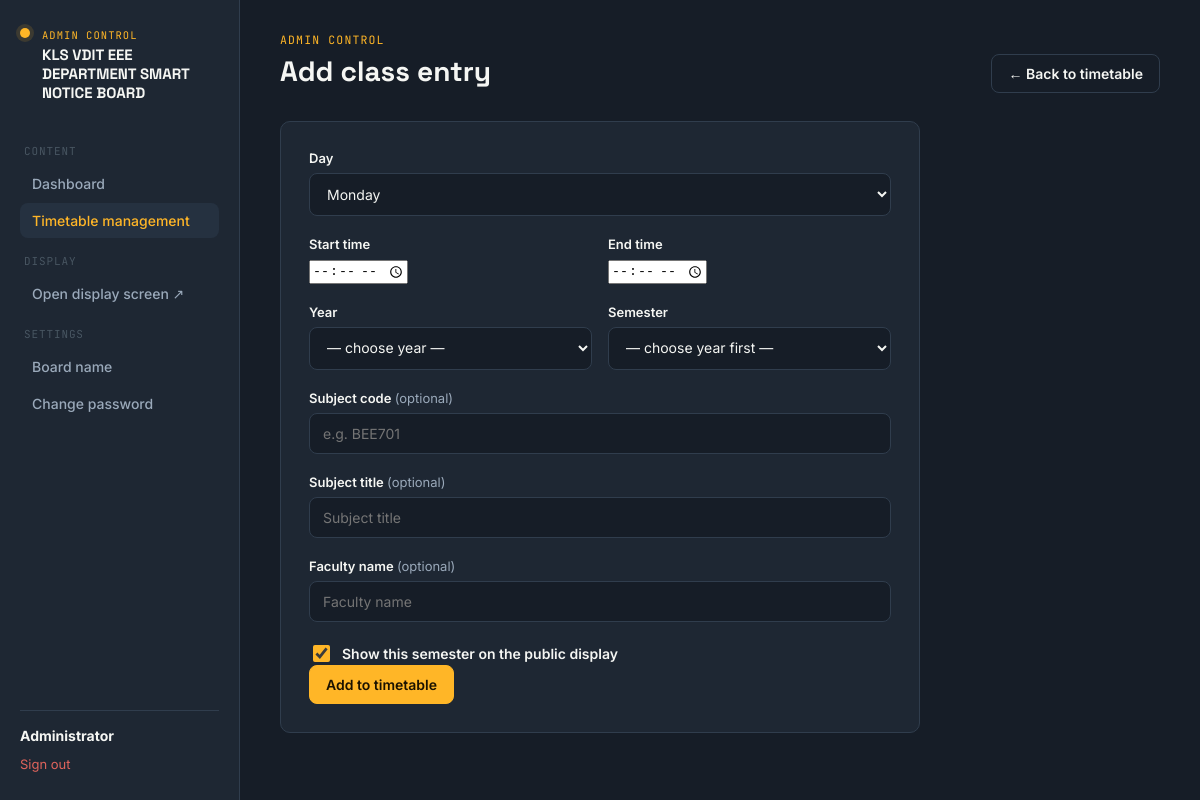
Screenshot of /timetable/add (signed in) with the database file from the repository.
### app.py (models this page shows, shortened)
class Settings(db.Model):
    id = db.Column(db.Integer, primary_key=True)
    board_title = db.Column(db.String(200), nullable=False, default=DEFAULT_BOARD_TITLE)

class User(UserMixin, db.Model):
    id = db.Column(db.Integer, primary_key=True)
    username = db.Column(db.String(64), unique=True, nullable=False)
    name = db.Column(db.String(128), nullable=False)
    password_hash = db.Column(db.String(255), nullable=False)
    role = db.Column(db.String(16), nullable=False, default="staff")  # admin | staff
    created_at = db.Column(db.DateTime, default=datetime.now)
    @property
    def is_admin(self):
        return self.role == "admin"

### app.py (the view, shortened to what this page needs)
@app.route("/timetable/add", methods=["GET", "POST"])
@login_required
@admin_required
def add_timetable():
    prefill_year = request.args.get("year", "").strip()
    prefill_semester = request.args.get("semester", "").strip()
    prefill_day = request.args.get("day", "").strip()
    prefill_start = request.args.get("start_time", "").strip()
    prefill_end = request.args.get("end_time", "").strip()
    return render_template("add_timetable.html", entry=None, weekdays=WEEKDAYS,
                           year_semester_map=YEAR_SEMESTER_MAP, years=TIMETABLE_YEARS,
                           prefill_year=prefill_year, prefill_semester=prefill_semester,
                           prefill_day=prefill_day, prefill_start=prefill_start, prefill_end=prefill_end)

### app.py (called while the page is built)
def get_settings():
    settings = Settings.query.first()
    if settings is None:
        settings = Settings(board_title=DEFAULT_BOARD_TITLE)
        db.session.add(settings)
        db.session.commit()
    return settings

@app.context_processor
def inject_settings():
    return {
        "site_settings": get_settings(),
        "asset_version": ASSET_VERSION,
        "ocr_available": PYTESSERACT_AVAILABLE and PYMUPDF_AVAILABLE,
    }

@login_manager.user_loader
def load_user(user_id):
    return User.query.get(int(user_id))

def admin_required(fn):
    @wraps(fn)
    def wrapper(*args, **kwargs):
        if not current_user.is_authenticated or not current_user.is_admin:
            abort(403)
        return fn(*args, **kwargs)
    return wrapper

### templates/add_timetable.html (shortened to what this page needs)
{% extends "base.html" %}
{% block content %}
{% set active = 'timetable' %}
<div class="shell">
  {% include "_sidebar.html" with context %}
  <main class="main">
    <div class="page-head">
      <div>
        <span class="eyebrow">Admin Control</span>
        <h1>{{ 'Edit class entry' if entry else 'Add class entry' }}</h1>
      </div>
      <a href="{{ url_for('timetable_list') }}" class="btn btn-ghost">← Back to timetable</a>
    </div>
    <form class="form-card" method="POST" id="timetable-form">
      <div class="field">
        <label for="day">Day</label>
        <select id="day" name="day">
          {% for d in weekdays %}
          <option value="{{ d }}" {{ 'selected' if ((entry and entry.day == d) or (not entry and prefill_day == d)) }}>{{ d }}</option>
          {% endfor %}
        </select>
      </div>
      <div class="two-col">
        <div class="field">
          <label for="start_time">Start time</label>
          <input type="time" id="start_time" name="start_time"
                 value="{{ entry.start_time.strftime('%H:%M') if entry else prefill_start }}" required>
        </div>
        <div class="field">
          <label for="end_time">End time</label>
          <input type="time" id="end_time" name="end_time"
                 value="{{ entry.end_time.strftime('%H:%M') if entry else prefill_end }}" required>
        </div>
      </div>
      <div class="two-col">
        <div class="field">
          <label for="year">Year</label>
          <select id="year" name="year">
            <option value="">— choose year —</option>
          </select>
        </div>
        <div class="field">
          <label for="semester">Semester</label>
          <select id="semester" name="semester">
            <option value="">— choose year first —</option>
          </select>
        </div>
      </div>
      <div class="field">
        <label for="subject_code">Subject code <span class="optional-tag">(optional)</span></label>
        <input type="text" id="subject_code" name="subject_code" placeholder="e.g. BEE701" value="{{ entry.subject_code if entry else '' }}">
      </div>
      <div class="field">
        <label for="subject_title">Subject title <span class="optional-tag">(optional)</span></label>
        <input type="text" id="subject_title" name="subject_title" placeholder="Subject title" value="{{ entry.subject_title if entry else '' }}">
      </div>
      <div class="field">
        <label for="teacher_name">Faculty name <span class="optional-tag">(optional)</span></label>
        <input type="text" id="teacher_name" name="teacher_name" placeholder="Faculty name" value="{{ entry.teacher_name if entry else '' }}">
      </div>
      <label class="checkbox-option"><input type="checkbox" name="publish" value="1" {{ 'checked' if (entry and entry.published) or not entry else '' }}> Show this semester on the public display</label>
      <button type="submit" class="btn btn-primary">{{ 'Save changes' if entry else 'Add to timetable' }}</button>
    </form>
  </main>
</div>
{% endblock %}

### templates/_sidebar.html
<aside class="sidebar">
  <div class="brand-block">
    <span class="brand-mark"></span>
    <div class="brand-text">
      <span class="brand-eyebrow">Admin Control</span>
      <span class="brand-name">{{ site_settings.board_title }}</span>
    </div>
  </div>
  <nav class="nav-group">
    <span class="nav-label">Content</span>
    <a class="nav-link {{ 'active' if active=='dashboard' }}" href="{{ url_for('dashboard') }}">Dashboard</a>
    <a class="nav-link {{ 'active' if active=='timetable' }}" href="{{ url_for('timetable_list') }}">Timetable management</a>
    <span class="nav-label">Display</span>
    <a class="nav-link" href="{{ url_for('display') }}" target="_blank">Open display screen ↗</a>
    <span class="nav-label">Settings</span>
    <a class="nav-link {{ 'active' if active=='settings' }}" href="{{ url_for('board_settings') }}">Board name</a>
    <a class="nav-link {{ 'active' if active=='password' }}" href="{{ url_for('change_password') }}">Change password</a>
  </nav>
  <div class="sidebar-footer">
    <strong>{{ current_user.name }}</strong>
    <a class="logout-link" href="{{ url_for('logout') }}">Sign out</a>
  </div>
</aside>

### static/css/style.css (style rules this page uses)
:root { --ink: #F5F6F3; --ink-dim: #9AA9BA; --ink-faint: #64748099; --bg: #161D27; --bg-panel: #1E2733; --bg-panel-raised: #253140; --border: #303D4D; --accent: #FFB627; --accent-ink: #1B1200; --success: #3FA377; --danger: #E0645C; --cat-notice: #4C8DC4; --cat-achievement: #D4A93A; --cat-important: #D2564D; --cat-event: #38A08A; --radius: 10px; --font-display: 'Space Grotesk', sans-serif; --font-body: 'Inter', sans-serif; --font-mono: 'JetBrains Mono', monospace; }
* { box-sizing: border-box; }
html, body { margin: 0; padding: 0; background: var(--bg); color: var(--ink); font-family: var(--font-body); min-height: 100vh; }
a { color: inherit; text-decoration: none; }
button { font-family: inherit; cursor: pointer; }
.shell { display: grid; grid-template-columns: 240px 1fr; min-height: 100vh; }
.sidebar { background: var(--bg-panel); border-right: 1px solid var(--border); padding: 28px 20px; display: flex; flex-direction: column; gap: 28px; }
.brand-mark { width: 10px; height: 10px; border-radius: 50%; background: var(--accent); box-shadow: 0 0 0 4px #FFB62722; flex-shrink: 0; }
.brand-block { display: flex; align-items: flex-start; gap: 12px; }
.brand-text { display: flex; flex-direction: column; gap: 4px; min-width: 0; }
.brand-eyebrow { font-family: var(--font-mono); font-size: 10.5px; text-transform: uppercase; letter-spacing: 0.1em; color: var(--accent); }
.brand-name { font-family: var(--font-display); font-weight: 700; font-size: 15px; line-height: 1.25; }
.eyebrow { font-family: var(--font-mono); font-size: 11.5px; text-transform: uppercase; letter-spacing: 0.1em; color: var(--accent); display: block; margin-bottom: 6px; }
.nav-group { display: flex; flex-direction: column; gap: 2px; }
.nav-label { font-family: var(--font-mono); font-size: 11px; letter-spacing: 0.08em; text-transform: uppercase; color: var(--ink-faint); margin: 14px 4px 6px; }
.nav-link { display: flex; align-items: center; gap: 10px; padding: 9px 12px; border-radius: 8px; font-size: 14px; color: var(--ink-dim); font-weight: 500; }
.nav-link.active { background: var(--bg-panel-raised); color: var(--accent); }
.sidebar-footer { margin-top: auto; border-top: 1px solid var(--border); padding-top: 16px; font-size: 13px; color: var(--ink-dim); }
.sidebar-footer strong { color: var(--ink); display:block; font-size: 14px; }
.logout-link { display:block; margin-top: 12px; color: var(--danger); font-size: 13px; }
.main { padding: 32px 40px 60px; max-width: none; width: 100%; min-width: 0; }
.page-head { display: flex; justify-content: space-between; align-items: flex-end; margin-bottom: 28px; flex-wrap: wrap; gap: 16px; }
.page-head h1 { font-family: var(--font-display); font-size: 28px; margin: 0 0 4px; }
.btn { display: inline-flex; align-items: center; gap: 8px; border: 1px solid var(--border); background: var(--bg-panel-raised); color: var(--ink); padding: 10px 16px; border-radius: 8px; font-size: 14px; font-weight: 600; transition: border-color .15s ease; }
.btn-primary { background: var(--accent); color: var(--accent-ink); border-color: var(--accent); }
.btn-ghost { background: transparent; }
.form-card { background: var(--bg-panel); border: 1px solid var(--border); border-radius: var(--radius); padding: 28px; max-width: 640px; }
.field { margin-bottom: 20px; }
.field label { display: block; font-size: 13px; font-weight: 600; margin-bottom: 7px; color: var(--ink); }
.optional-tag { font-weight: 400; color: var(--ink-dim); text-transform: none; letter-spacing: 0; }
input[type=text], input[type=password], input[type=number], input[type=date], input[type=file], textarea, select { width: 100%; background: var(--bg); border: 1px solid var(--border); color: var(--ink); padding: 11px 13px; border-radius: 8px; font-size: 14px; font-family: var(--font-body); }
.two-col { display: grid; grid-template-columns: 1fr 1fr; gap: 16px; }
.checkbox-option { display: flex; align-items: center; gap: 9px; font-size: 14px; font-weight: 600; color: var(--ink); cursor: pointer; }
.checkbox-option input[type=checkbox] { width: 17px; height: 17px; accent-color: var(--accent); cursor: pointer; }

### rows the page displays
Settings: board_title "KLS VDIT EEE DEPARTMENT SMART NOTICE BOARD"
User: name "Administrator"

### other values shown
{{ 'Edit class entry' if entry else 'Add class entry' }} "Add class entry"
{{ 'Save changes' if entry else 'Add to timetable' }} "Add to timetable"
form field day "Monday"
